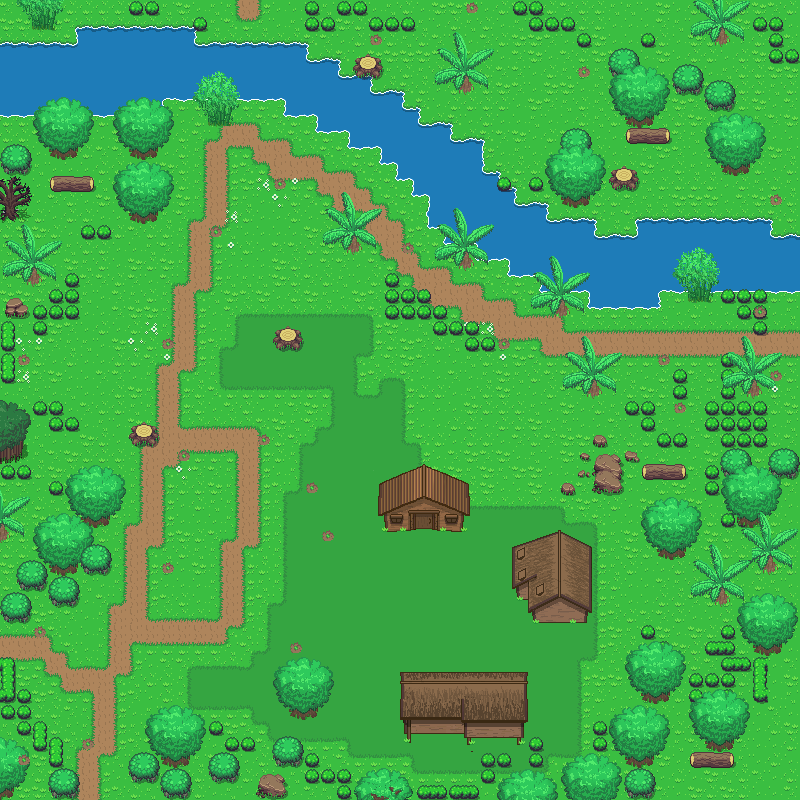

A level layout from a 2D game, rendered from its tile map. Below: a short description, then the map file with tile-grid data replaced by summaries:
An orthogonal 50x50 tile map with 16x16 px tiles, 9 tile layers (Base, endblocks, Objects 1, Plants 1, ...), 2 tilesets.

<map version="1.0.0" orientation="orthogonal" renderorder="left-down" width="50" height="50" tilewidth="16" tileheight="16" nextobjectid="1">
 <tileset firstgid="1" source="../Tileset/Overworld.tsx" />
 <tileset firstgid="1729" source="../Tileset/Building.tsx" />
 <layer name="Base" width="50" height="50">
  <data>[2500 cells, 2500 non-empty, 46 distinct tile ids]</data>
 </layer>
 <layer name="endblocks" width="50" height="50">
  <data>[2500 cells, 212 non-empty, 69 distinct tile ids]</data>
 </layer>
 <layer name="Objects 1" width="50" height="50">
  <data>[2500 cells, 11 non-empty, 10 distinct tile ids]</data>
 </layer>
 <layer name="Plants 1" width="50" height="50">
  <data>[2500 cells, 168 non-empty, 12 distinct tile ids]</data>
 </layer>
 <layer name="Buildings 1" width="50" height="50">
  <data>[2500 cells, 85 non-empty, 85 distinct tile ids]</data>
 </layer>
 <layer name="Buildngs 2" width="50" height="50">
  <data>[2500 cells, 0 non-empty, 0 distinct tile ids]</data>
 </layer>
 <layer name="Objects 2" width="50" height="50">
  <data>[2500 cells, 54 non-empty, 11 distinct tile ids]</data>
 </layer>
 <layer name="Plants 2" width="50" height="50">
  <data>[2500 cells, 77 non-empty, 11 distinct tile ids]</data>
 </layer>
 <layer name="Above Player" width="50" height="50">
  <properties>
   <property name="unity:sortingLayerName" value="AbovePlayer" />
  </properties>
  <data>[2500 cells, 289 non-empty, 48 distinct tile ids]</data>
 </layer>
</map>
